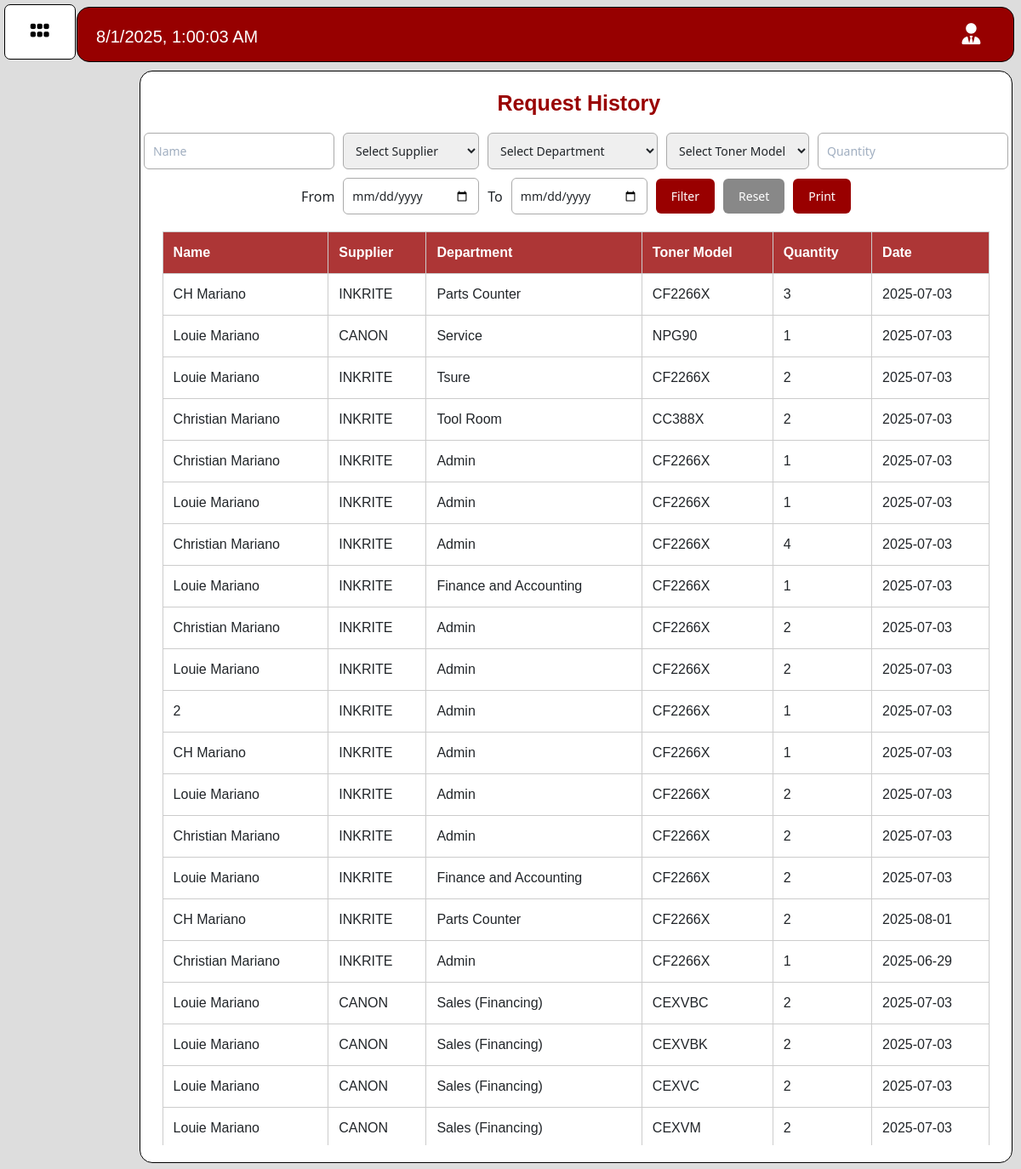
/first_project/admin/request_history.php (signed in), run on the app's committed database.
### tables this page shows
CREATE TABLE `inventory_request` (
  `id` int(11) NOT NULL,
  `full_name` varchar(255) NOT NULL,
  `supplier` varchar(255) NOT NULL,
  `department` varchar(255) NOT NULL,
  `quantity` int(3) NOT NULL,
  `date_added` varchar(255) NOT NULL,
  `toner_model` varchar(255) NOT NULL
);

### first_project/admin/request_history.php (the view, shortened to what this page needs)
<!DOCTYPE html>
<html lang="en">
<head>
    <?php include 'nav.php'; ?>
    <link rel="stylesheet" href="https://unpkg.com/leaflet@1.9.4/dist/leaflet.css"
 />
</head>
<body>
    <div class="Container">
        <div class="displayadd bg-transparent">
            <h1>Request History</h1>
            <form method="get" style="margin: 20px 0; display: flex; gap: 10px; flex-wrap: wrap;">
                <input type="text" name="full_name" placeholder="Name" value="<?php echo htmlspecialchars($_GET['full_name'] ?? ''); ?>">
                <select name="supplier">
                    <option value="" disabled hidden <?php if (empty($_GET['supplier'])) echo 'selected'; ?>>Select Supplier</option>
                </select>
                <select name="department">
                    <option value="" disabled hidden <?php if (empty($_GET['department'])) echo 'selected'; ?>>Select Department</option>
                </select>
                <select name="toner_model">
                    <option value="" disabled hidden <?php if (empty($_GET['toner_model'])) echo 'selected'; ?>>Select Toner Model</option>
                </select>
                <input type="number" name="quantity" placeholder="Quantity" value="<?php echo htmlspecialchars($_GET['quantity'] ?? ''); ?>">
                <label for="date_from">From</label>
                <input type="date" id="date_from" name="date_from" value="<?php echo htmlspecialchars($_GET['date_from'] ?? ''); ?>">
                <label for="date_to">To</label>
                <input type="date" id="date_to" name="date_to" value="<?php echo htmlspecialchars($_GET['date_to'] ?? ''); ?>">
                <button type="submit">Filter</button>
                <a href="request_history.php" style="text-decoration: none;">
                    <button type="button">Reset</button>
                </a>
                <button type="button" onclick="printTable()">Print</button>
            </form>
        </div>
        <div class="table-wrapper">
            <table>
                <thead>
                    <tr>
                        <th>Name</th>
                        <th>Supplier</th>
                        <th>Department</th>
                        <th>Toner Model</th>
                        <th>Quantity</th>
                        <th>Date</th>
                    </tr>
                </thead>
                <tbody>
                    <?php
                    require_once "database.php";
                    $whereClause = '';
                    $sql = "SELECT * FROM inventory_request $whereClause ORDER BY id DESC";
                    $result = mysqli_query($conn, $sql);
                    if (mysqli_num_rows($result) > 0):
                        while ($row = mysqli_fetch_assoc($result)):
                    ?>
                            <tr>
                                <td><?php echo htmlspecialchars($row['full_name']); ?></td>
                                <td><?php echo htmlspecialchars($row['supplier']); ?></td>
                                <td><?php echo htmlspecialchars($row['department']); ?></td>
                                <td><?php echo htmlspecialchars($row['toner_model']); ?></td>
                                <td><?php echo htmlspecialchars($row['quantity']); ?></td>
                                <td><?php echo htmlspecialchars($row['date_added']); ?></td>
                            </tr>
                        <?php endwhile;
                    else: ?>
                        <tr>
                            <td colspan="6">No records found.</td>
                        </tr>
                    <?php endif; ?>
                </tbody>
            </table>
        </div>
    </div>
</body>
</html>

### first_project/admin/nav.php (style rules this page uses)
h1 { margin: 3.5px; margin-top: 22px; margin-left: 10px; color: white; background-color: transparent; font-family: 'Rubik', sans-serif; font-size: 23px; font-family: 'Merriweather Sans', sans-serif; }
a { color: black; cursor: pointer; }

### first_project/admin/request_history.php (style rules this page uses)
body { background-color: rgb(221, 221, 221); }
.Container { display: flex; flex-direction: column; background-color: white; width: 85.5%; height: 91%; position: fixed; right: 10px; margin-top: 83px; border: 1px black solid; border-radius: 15px; padding-bottom: 20px; }
.displayadd h1 { color: #990000; font-family: 'Mulish', sans-serif; font-size: 25px; font-weight: bold; text-align: center; }
.table-wrapper { overflow-y: auto; max-height: 90%; display: flex; justify-content: center; }
table { width: 95%; border-collapse: collapse; font-family: Arial, sans-serif; border-radius: 15px; }
thead th { position: sticky; top: 0; background-color: rgb(173, 54, 54); color: white; z-index: 2; }
th, td { border: 1px solid #ccc; padding: 12px; text-align: left; }
th { background-color: rgb(173, 54, 54); color: white; }
form { display: flex; flex-wrap: wrap; gap: 15px; justify-content: center; align-items: center; margin: 20px auto; background-color: rgb(255, 255, 255); border-radius: 10px; width: 100%; }
form select, form input[type="text"], form input[type="number"], form input[type="date"] { padding: 10px; font-size: 14px; border-radius: 6px; border: 1px solid #aaa; min-width: 160px; }
form button { padding: 10px 18px; font-size: 14px; background-color: #990000; color: white; border: none; border-radius: 6px; cursor: pointer; transition: background-color 0.3s ease; }
form a button { background-color: #888; }

### data on the page
inventory_request: full_name "CH Mariano", supplier "INKRITE", department "Parts Counter", toner_model "CF2266X", quantity "3", date_added "2025-07-03"
inventory_request: full_name "Louie Mariano", supplier "CANON", department "Service", toner_model "NPG90", quantity "1", date_added "2025-07-03"
inventory_request: full_name "Louie Mariano", supplier "INKRITE", department "Tsure", toner_model "CF2266X", quantity "2", date_added "2025-07-03"
inventory_request: full_name "Christian Mariano", supplier "INKRITE", department "Tool Room", toner_model "CC388X", quantity "2", date_added "2025-07-03"
inventory_request: full_name "Christian Mariano", supplier "INKRITE", department "Admin", toner_model "CF2266X", quantity "1", date_added "2025-07-03"
inventory_request: full_name "Louie Mariano", supplier "INKRITE", department "Admin", toner_model "CF2266X", quantity "1", date_added "2025-07-03"
inventory_request: full_name "Christian Mariano", supplier "INKRITE", department "Admin", toner_model "CF2266X", quantity "4", date_added "2025-07-03"
inventory_request: full_name "Louie Mariano", supplier "INKRITE", department "Finance and Accounting", toner_model "CF2266X", quantity "1", date_added "2025-07-03"
inventory_request: full_name "Christian Mariano", supplier "INKRITE", department "Admin", toner_model "CF2266X", quantity "2", date_added "2025-07-03"
inventory_request: full_name "Louie Mariano", supplier "INKRITE", department "Admin", toner_model "CF2266X", quantity "2", date_added "2025-07-03"
inventory_request: full_name "2", supplier "INKRITE", department "Admin", toner_model "CF2266X", quantity "1", date_added "2025-07-03"
inventory_request: full_name "CH Mariano", supplier "INKRITE", department "Admin", toner_model "CF2266X", quantity "1", date_added "2025-07-03"
inventory_request: full_name "Louie Mariano", supplier "INKRITE", department "Admin", toner_model "CF2266X", quantity "2", date_added "2025-07-03"
inventory_request: full_name "Christian Mariano", supplier "INKRITE", department "Admin", toner_model "CF2266X", quantity "2", date_added "2025-07-03"
inventory_request: full_name "Louie Mariano", supplier "INKRITE", department "Finance and Accounting", toner_model "CF2266X", quantity "2", date_added "2025-07-03"
inventory_request: full_name "CH Mariano", supplier "INKRITE", department "Parts Counter", toner_model "CF2266X", quantity "2", date_added "2025-08-01"
inventory_request: full_name "Christian Mariano", supplier "INKRITE", department "Admin", toner_model "CF2266X", quantity "1", date_added "2025-06-29"
inventory_request: full_name "Louie Mariano", supplier "CANON", department "Sales (Financing)", toner_model "CEXVBC", quantity "2", date_added "2025-07-03"
inventory_request: full_name "Louie Mariano", supplier "CANON", department "Sales (Financing)", toner_model "CEXVBK", quantity "2", date_added "2025-07-03"
inventory_request: full_name "Louie Mariano", supplier "CANON", department "Sales (Financing)", toner_model "CEXVC", quantity "2", date_added "2025-07-03"
inventory_request: full_name "Louie Mariano", supplier "CANON", department "Sales (Financing)", toner_model "CEXVM", quantity "2", date_added "2025-07-03"
